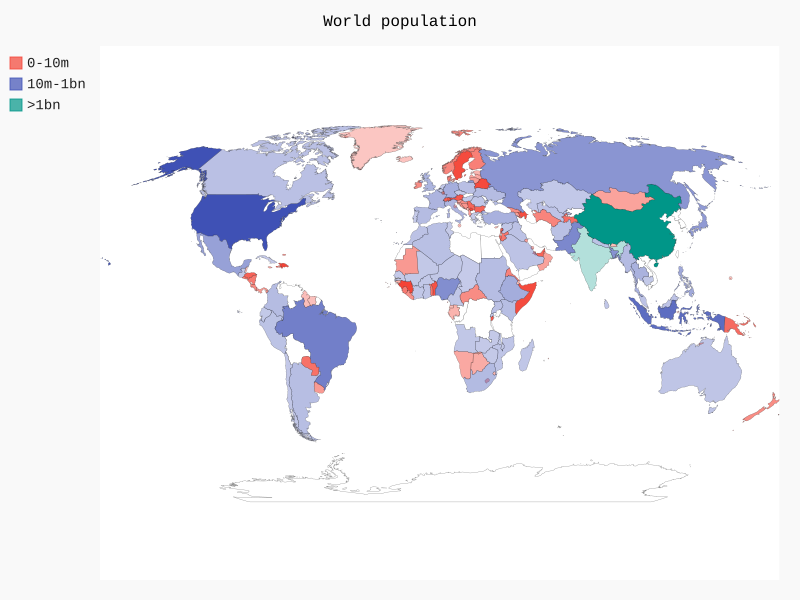

This figure's Python source:
import json

from pygal_maps_world.maps import World

from country_codes import get_country_code

#Создаём карту
wm = World()
wm.title = 'World population'
cc_populations = {}
# Список заполняется данными.
filename = 'json_data/population_data.json'
with open(filename) as f:
    pop_data = json.load(f)
    # Вывод населения каждой страны за 2010 год.
    for pop_dict in pop_data:
        if pop_dict['Year'] == '2010':
            country_name = pop_dict['Country Name']
            population = int(float(pop_dict['Value']))
            code = get_country_code(country_name)
            if code:
                cc_populations[code] = population
            else:
                print('ERROR - ' + country_name)

# Группировка стран по 3 уровням населения.
cc_pops_1, cc_pops_2, cc_pops_3 = {}, {}, {}
for cc, pop in cc_populations.items():
    if pop < 10000000:
        cc_pops_1[cc] = pop
    elif pop < 1000000000:
        cc_pops_2[cc] = pop
    else:
        cc_pops_3[cc] = pop

# Проверка количества стран на каждом уровне.
print(len(cc_pops_1), len(cc_pops_2), len(cc_pops_3))


            

wm.add('0-10m', cc_pops_1)
wm.add('10m-1bn', cc_pops_2)
wm.add('>1bn', cc_pops_3)

wm.render_to_file('world_population_gradient.svg')
